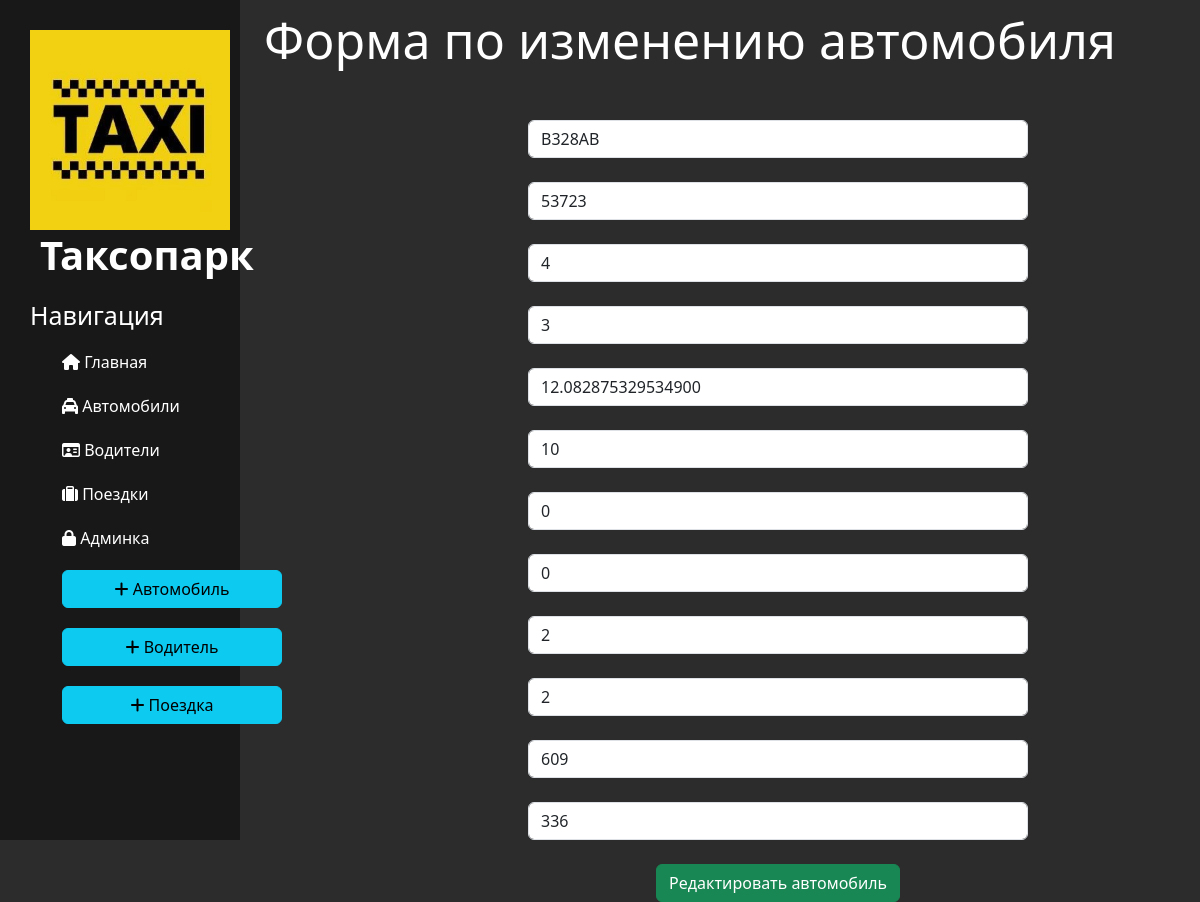
/data/cars/B328AB/update, run on the app's committed database.
### data/models.py (models this page shows, shortened)
class Car(Model):
    id = CharField(max_length=6, primary_key=True)
    mileage = IntegerField()
    vehicle_age = IntegerField()
    reported_issues = IntegerField()
    fuel_efficiency = DecimalField(decimal_places=15, max_digits=17)
    service_history = IntegerField()
    accident_history = IntegerField()
    tire_condition = IntegerField()
    brake_condition = IntegerField()
    battery_status = IntegerField()
    days_since_last_service = IntegerField()
    days_to_warranty_expire = IntegerField()
    class Meta:
        verbose_name = 'Автомобиль'
        verbose_name_plural = 'Автомобили'

### data/views.py (the view)
# urls.py: path('cars/<str:pk>/update', views.CarUpdateView.as_view(), name='car_update'),
class CarUpdateView(UpdateView):
    model = Car
    template_name = 'data/car_update.html'
    form_class = CarForm

### data/templates/data/car_update.html (shortened to what this page needs)
{% extends 'main/layout.html' %}
{% block content %}
<div class="features">
    <h1>Форма по изменению автомобиля</h1>
    <form method="post">
        {{ form.id }}<br>
        {{ form.mileage }}<br>
        {{ form.vehicle_age }}<br>
        {{ form.reported_issues }}<br>
        {{ form.fuel_efficiency }}<br>
        {{ form.service_history }}<br>
        {{ form.accident_history }}<br>
        {{ form.tire_condition }}<br>
        {{ form.brake_condition }}<br>
        {{ form.battery_status }}<br>
        {{ form.days_since_last_service }}<br>
        {{ form.days_to_warranty_expire }}<br>
        <button class="btn btn-success" type="submit">Редактировать автомобиль</button>
    </form>
</div>
{% endblock %}

### main/static/main/css/main.css (style rules this page uses)
body { background: #2c2c2c; }
main h1 { font-size: 50px; }
form { margin-left: 32%; width: 500px; margin-top: 50px; }

### data on the page
Car: id "B328AB", mileage "53723", vehicle_age "4", reported_issues "3", fuel_efficiency "12.082875329534900", service_history "10", accident_history "0", tire_condition "0", brake_condition "2", battery_status "2", days_since_last_service "609", days_to_warranty_expire "336"
